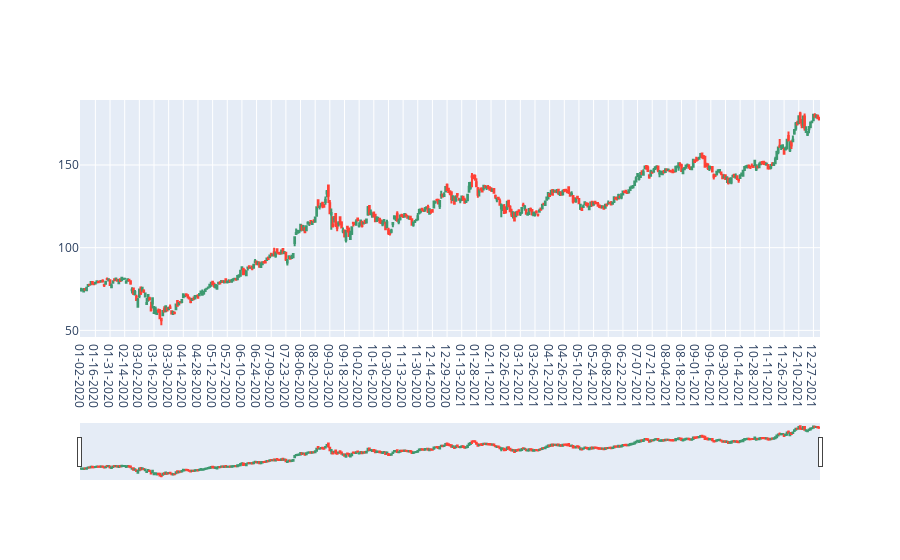

Notebook code cell kept with this figure:
### Code cell
Apple_candlestick = go.Figure(data=[go.Candlestick(x=Apple['Date'],
                                                   open=Apple['Opening Price($)'],
                                                   high=Apple['Highest Price($)'],
                                                   low=Apple['Lowest Price($)'],
                                                   close=Apple['Closing Price($)'])])

Apple_candlestick.show(figsize=(15,5))

### Figure 1 — Plotly figure (JSON) as saved in the notebook; plotly's stock layout.template omitted (floating-point values rounded to 4 significant figures; data arrays with more than 128 entries replaced by an {"elided": "..."} marker saying what was removed)
{"data": [{"close": {"elided": "505 float values"}, "high": {"elided": "505 float values"}, "low": {"elided": "505 float values"}, "open": {"elided": "505 float values"}, "type": "candlestick", "x": {"elided": "505 str values"}}], "layout": {}}
